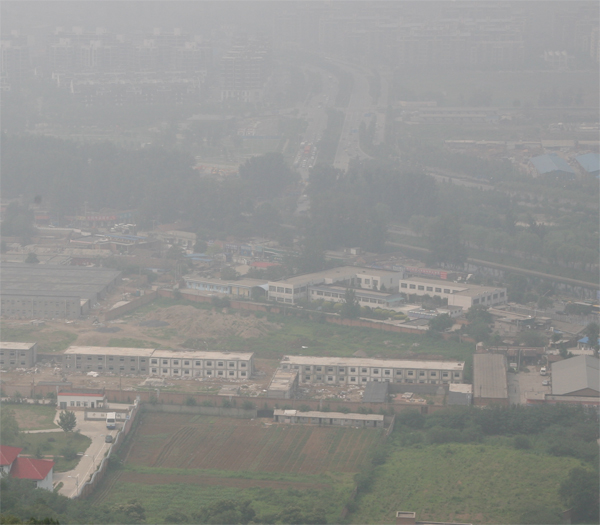
#> input picture image_work2/9.jpg, 600 x 525 px, found by its file name
$ python test1.py
#> lines starting #> are read from the running program, lines starting #| are printed output that depends on the picture
import cv2
import numpy as np
import matplotlib.pyplot as plt
import math

def plt_imshow(m):
    # m = cv2.cvtColor(m, cv2.COLOR_BGR2RGB)
    plt.imshow(m)
    plt.axis("off")
    plt.show()

def maxPixel(m):
    m = np.array(m)
    a = np.max(m)
    return a

# 暗通道
def darkChannel(m, rows, cols, channels):
    dc = m
    for i in range(rows):
        for j in range(cols):
            minDt = min(m[i][j][0], m[i][j][1], m[i][j][2])
            for k in range(channels):
                dc[i][j][k] = minDt
    return dc

# 最小值滤波
def minFilter(m, winSize):
    mf = cv2.erode(m, np.ones((winSize, winSize))) # 腐蚀
    return mf

t0 = 0.1
winRatio = 0.01
minAtomsLight = 240

img = cv2.imread("image_work2/9.jpg") # 读取图片
#> img is the input picture: shape (525, 600, 3); mean B, G, R 143, 145.6, 145.4
cv2.imshow("original", img)
img = cv2.cvtColor(img, cv2.COLOR_BGR2RGB) # 转化通道
img_arr = np.array(img)

rows, cols, channels = img.shape # 行，列，通道数
#> rows = 525; cols = 600; channels = 3
winSize = math.ceil(max(3, rows * winRatio, cols * winRatio)) # 滤波窗口尺寸
#> winSize = 6

img_dc = darkChannel(img, rows, cols, channels)
#> after the loop in darkChannel, `for i in range(rows):`:
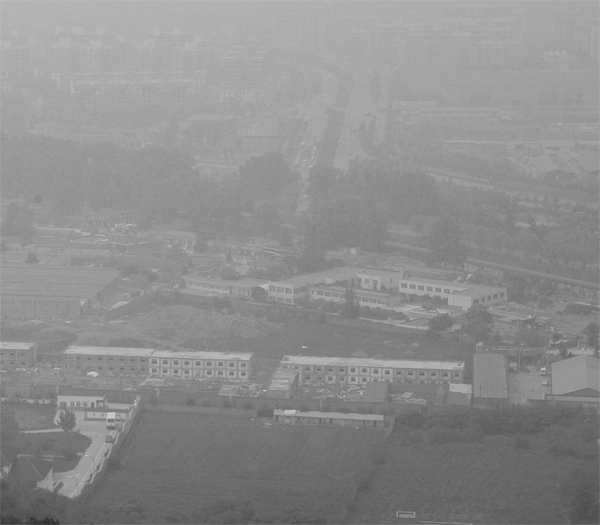
#> dc: shape (525, 600, 3); min 47, max 217, mean 141.3
img_mf = minFilter(img_dc, winSize)
#> in minFilter, `mf = cv2.erode(m, np.ones((winSize, winSize)))`:
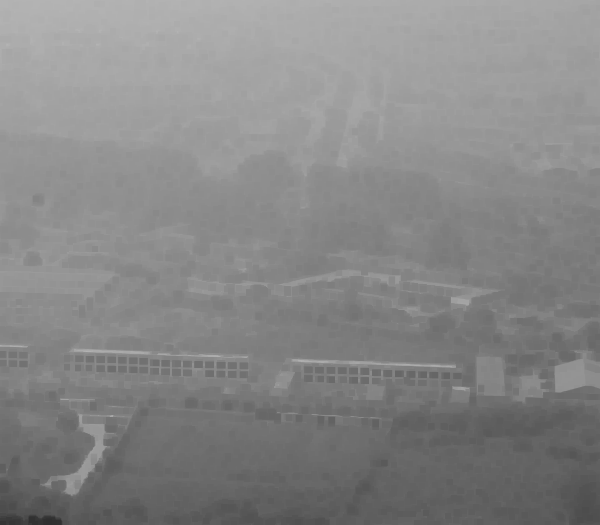
#> mf: shape (525, 600, 3); min 47, max 180, mean 134.7
plt_imshow(img_mf)

t = np.array(img_mf)
t = sum(sum(sum(t) / (rows * cols))) / 3
#> t = 0.24

d = np.array(img_mf)
A = min(minAtomsLight, maxPixel(d))
#> in maxPixel, `a = np.max(m)`: a = 180
#> A = 180

J = np.empty([rows, cols, channels], dtype=int)
for i in range(3):
    J[:, :, i] = (img_arr[:, :, i] + (t - 1) * A) / t
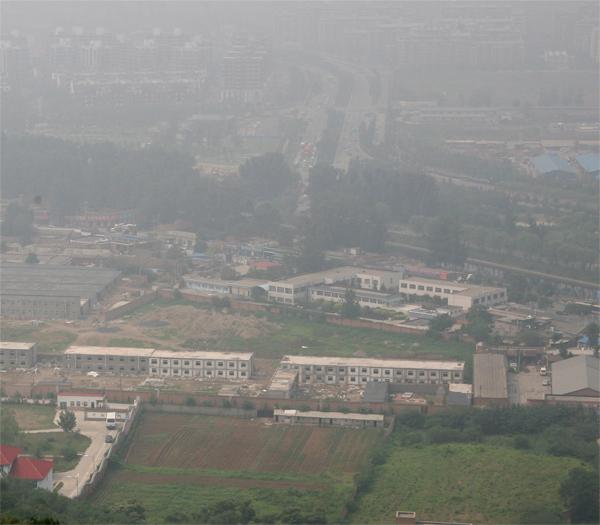
#> J: shape (525, 600, 3) int64; mean R, G, B 35.8, 36.8, 26; drawn with min black and max white
plt_imshow(J)
#> in plt_imshow (call 2), `plt.show()`:
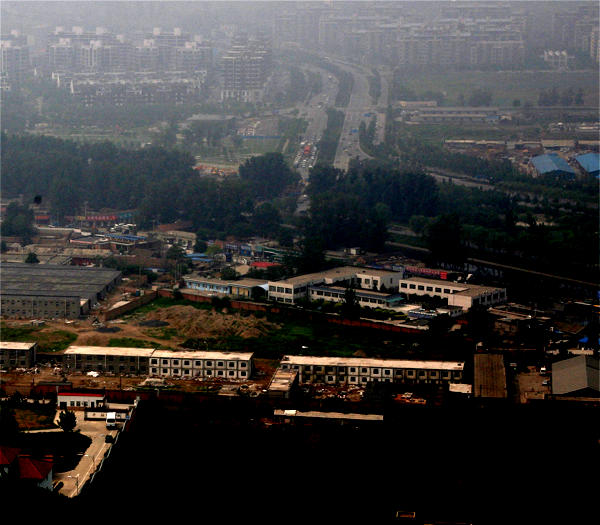
#> shown: shape (525, 600, 3); mean R, G, B 59.4, 57.3, 56.5

$ run again, with image_work2/3.jpg copied over image_work2/9.jpg
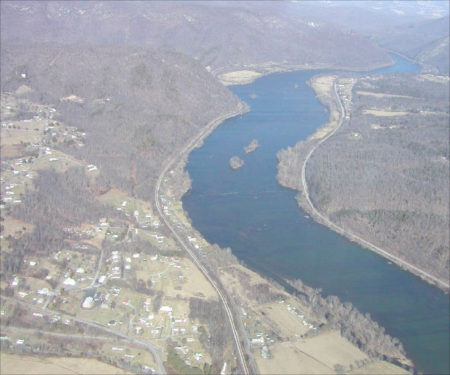
#> input picture image_work2/3.jpg, 450 x 375 px, found by its file name
#> img is the input picture: shape (375, 450, 3); mean B, G, R 171.8, 164.5, 160.2
#> in minFilter, `mf = cv2.erode(m, np.ones((winSize, winSize)))`:
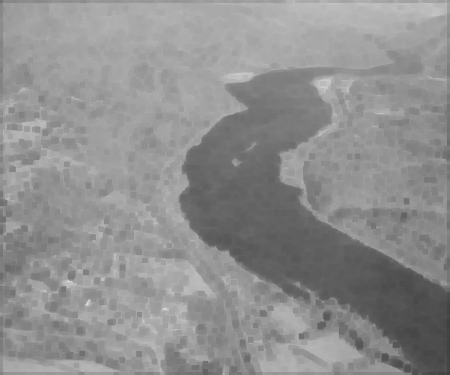
#> mf: shape (375, 450, 3); min 63, max 227, mean 143.5
#> t = 0.332
#> a = 227
#> in plt_imshow (call 2), `plt.show()`:
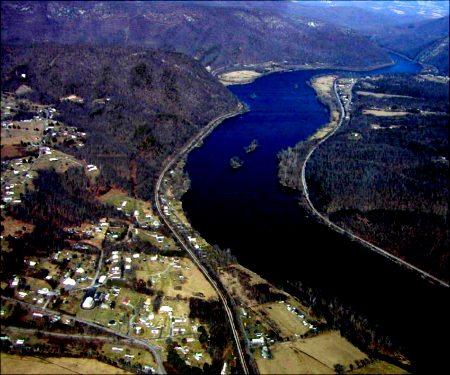
#> shown: shape (375, 450, 3); mean R, G, B 53.1, 53.2, 67.9
